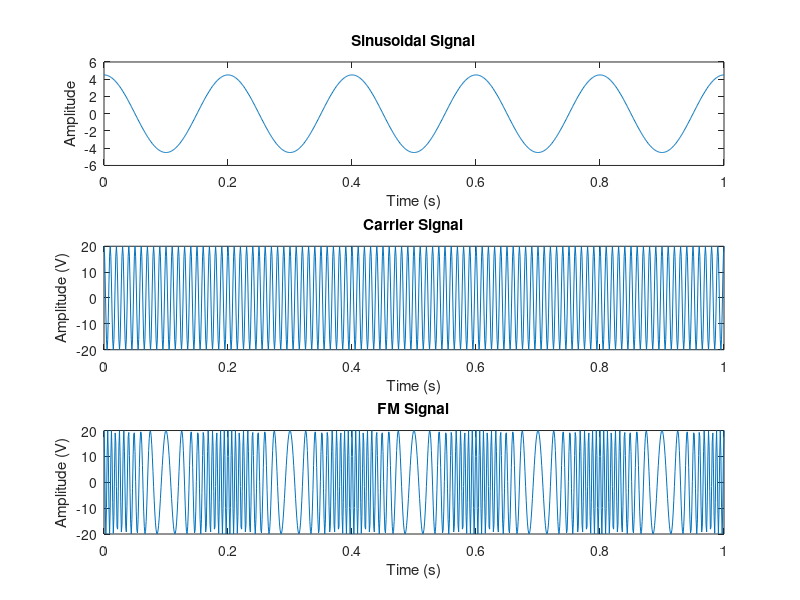
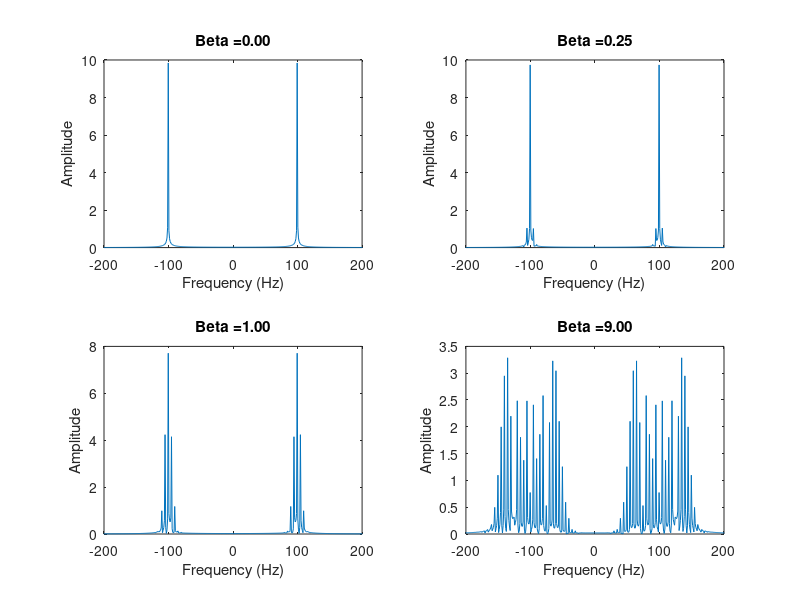

These figures' MATLAB source, in order: (Note: this script raises an error after producing the figures.)
clc
close all

%% Define sampling frequency and time vector
fs = 1000;
t = 0:1/fs:1;

%% Define modulation parameters
fm = 5; % frequency of modulating signal
Am = 4.5; % amplitude of modulating signal
fc = 100; % frequency of carrier signal
Ac = 20; % amplitude of carrier signal
Kf = 15; % frequency deviation constant

%% Task 1:
% Generate message signal
m = 0.5*cos(2*pi*fm*t) + cos(2*pi*fm*t) + 3*cos(2*pi*fm*t);

%% Task 2:
% Generate carrier signal
c = Ac*cos(2*pi*fc*t);


%% Task 3:
% Generate FM signal
beta = ((Kf*Am)/(fm)); % calculate peak frequency deviation from modulation parameters
fm_signal = Ac*cos(2*pi*fc*t + beta*sin(2*pi*fm*t));

%% Plot the signals
figure;
subplot(3,1,1)
plot(t, m);
xlabel('Time (s)');
ylabel('Amplitude');
title('Sinusoidal Signal');

subplot(3,1,2)
plot(t, c);
xlabel('Time (s)');
ylabel('Amplitude (V)');
title('Carrier Signal');

subplot(3,1,3)
plot(t, fm_signal);
xlabel('Time (s)');
ylabel('Amplitude (V)');
title('FM Signal');


%% Task 4:
% Calculate and plot FFT of FM signal for different amplitudes
N = length(t);
f = (-N/2:N/2-1)*fs/N; % frequency vector
Am_vals = [0, 1/12, 1/3, 3]; % different modulation indices to test
figure;
for i = 1:length(Am_vals)
    beta = (Kf*Am_vals(i))/fm;
    fm_signal_i = Ac*cos(2*pi*fc*t + beta*sin(2*pi*fm*t));
    Signal_i = abs(fftshift(fft(fm_signal_i)))/N;
    subplot(2,2,i)
    plot(f,Signal_i)
    xlim([-200,200])
    title(sprintf('Beta =%.2f', beta))
    xlabel('Frequency (Hz)')
    ylabel('Amplitude')
end


%% Task 5:
% Demodulate FM signal and plot original and demodulated signals
demod_signal = demod(fm_signal,fc,fs,"fm");
figure;
subplot(2,1,1);
plot(t,m);
title('Original Signal');
xlabel('Time (s)');
ylabel('Amplitude');
subplot(2,1,2); 
plot(t,demod_signal);
title('Demodulated Signal');
xlabel('Time (s)');
ylabel('Amplitude');







%% Signal generation parameters
fs = 1000;         % Sample rate
t = 0:1/fs:1;      % Time vector
fm = 5;            % Message frequency
fc = 100;          % Carrier frequency
Ac = 20;           % Carrier amplitude

%% Message signal generation
m = 0.5*cos(2*pi*fm*t) + cos(2*pi*fm*t) + 3*cos(2*pi*fm*t);

%% Carrier signal generation
c = Ac*cos(2*pi*fc*t);

%% DSB-LC AM modulation
modulated = m .* c;

%% DSB-SC AM modulation
modulated_sc = ammod(m, fc, fs);

%% SSB-SC modulation
h = hilbert(m);
usb = h .* exp(1j*2*pi*fc*t);
lsb = m .* exp(-1j*2*pi*fc*t);

%% Time domain plots
figure;
subplot(5,1,1);
plot(t, m);
title('Message Signal (m)');
xlabel('Time (s)');
ylabel('Amplitude');

subplot(5,1,2);
plot(t, c);
title('Carrier Signal (c)');
xlabel('Time (s)');
ylabel('Amplitude');

subplot(5,1,3);
plot(t, modulated);
title('DSB-LC Modulated Signal');
xlabel('Time (s)');
ylabel('Amplitude');

subplot(5,1,4);
plot(t, modulated_sc);
title('DSB-SC Modulated Signal');
xlabel('Time (s)');
ylabel('Amplitude');

subplot(5,1,5);
plot(t, usb);
hold on;
plot(t, lsb);
title('SSB Modulated Signal');
xlabel('Time (s)');
ylabel('Amplitude');
legend('USB', 'LSB');

%% Frequency domain plots
f = (-fs/2:fs/length(t):fs/2-fs/length(t));
m_fft = fftshift(fft(m));
c_fft = fftshift(fft(c));
modulated_fft = fftshift(fft(modulated));
modulated_sc_fft = fftshift(fft(modulated_sc));
usb_fft = fftshift(fft(usb));
lsb_fft = fftshift(fft(lsb));

figure;
subplot(5,1,1);
plot(f, abs(m_fft));
title('Message Signal Spectrum');
xlabel('Frequency (Hz)');
ylabel('Amplitude');

subplot(5,1,2);
plot(f, abs(c_fft));
title('Carrier Signal Spectrum');
xlabel('Frequency (Hz)');
ylabel('Amplitude');

subplot(5,1,3);
plot(f, abs(modulated_fft));
title('DSB-LC Modulated Signal Spectrum');
xlabel('Frequency (Hz)');
ylabel('Amplitude');

subplot(5,1,4);
plot(f, abs(modulated_sc_fft));
title('DSB-SC Modulated Signal Spectrum');
xlabel('Frequency (Hz)');
ylabel('Amplitude');

subplot(5,1,5);
plot(f, abs(usb_fft));
hold on;
plot(f, abs(lsb_fft));
title('SSB Modulated Signal Spectrum');
xlabel('Frequency (Hz)');
ylabel('Amplitude');
legend('USB', 'LSB');